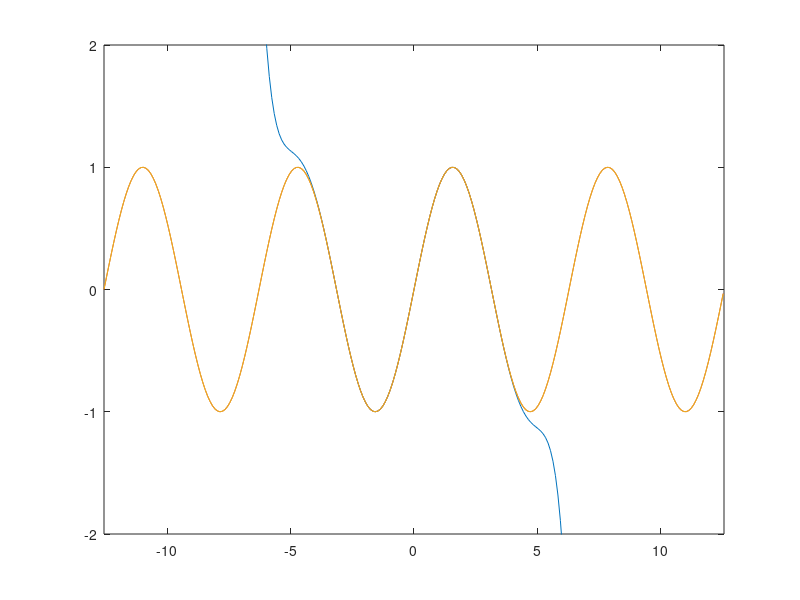

Write the MATLAB code that produced this figure.
clc; close;
x=-4*pi:0.1:4*pi;

function y = Taylor(x, d)
    y=0;
    for i = 1:length(d)
        y=y+d(i)/factorial(i-1)*x.^(i-1);
    end
end

y=Taylor(x, [0,1,0,-1,0,1,0,-1,0,1,0,-1]);
plot(x,y)
axis([-4*pi, 4*pi, -2, 2]);
hold on;
z=sin(x);
plot(x, z);
y=Taylor(x, [0,1,0,-1,0,1,0,-1,0,1,0,-1,0,1,0,-1,0,1,0,-1,0,1,0,-1,0,1,0,-1,0,1,0,-1,0,1,0,-1]);
plot(x, y);

function y=sinus(x)
    z=floor(x/2/pi);
    x=x-2*pi*z;
    y=Taylor(x, [0,1,0,-1,0,1,0,-1,0,1,0,-1,0,1,0,-1,0,1,0,-1,0,1,0,-1,0,1,0,-1,0,1,0,-1,0,1,0,-1]);
end

format compact;
sinus(pi);
sin(x);
sin(pi);
sinus(pi);
sinus(2);
sin(2);
sinus(20);
sin(20);
sinus(20);